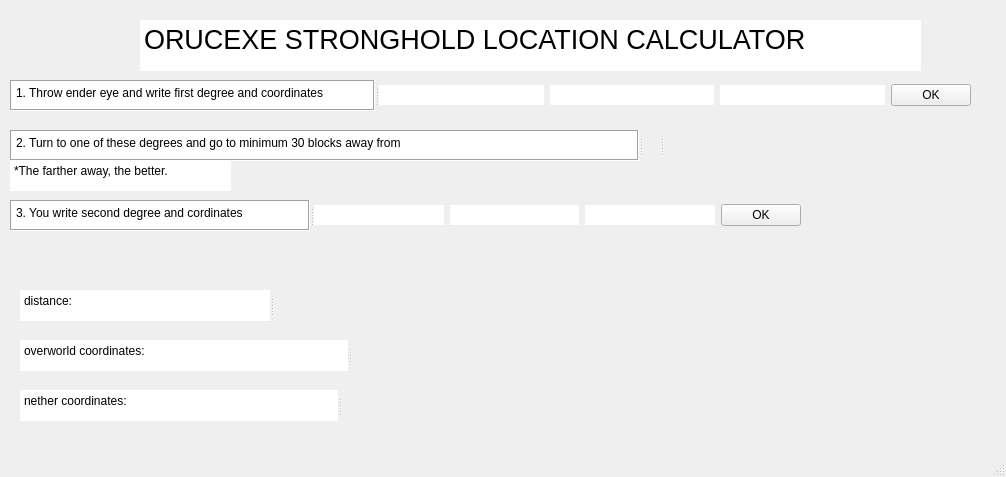
<?xml version="1.0" encoding="UTF-8"?>
<ui version="4.0">
 <class>MainWindow</class>
 <widget class="QMainWindow" name="MainWindow">
  <property name="geometry">
   <rect>
    <x>0</x>
    <y>0</y>
    <width>1006</width>
    <height>477</height>
   </rect>
  </property>
  <property name="windowTitle">
   <string>ORUCEXE SLC</string>
  </property>
  <widget class="QWidget" name="centralwidget">
   <widget class="QTextBrowser" name="textBrowser">
    <property name="geometry">
     <rect>
      <x>140</x>
      <y>20</y>
      <width>781</width>
      <height>51</height>
     </rect>
    </property>
    <property name="frameShape">
     <enum>QFrame::Shape::NoFrame</enum>
    </property>
    <property name="html">
     <string>&lt;!DOCTYPE HTML PUBLIC &quot;-//W3C//DTD HTML 4.0//EN&quot; &quot;http://www.w3.org/TR/REC-html40/strict.dtd&quot;&gt;
&lt;html&gt;&lt;head&gt;&lt;meta name=&quot;qrichtext&quot; content=&quot;1&quot; /&gt;&lt;meta charset=&quot;utf-8&quot; /&gt;&lt;style type=&quot;text/css&quot;&gt;
p, li { white-space: pre-wrap; }
hr { height: 1px; border-width: 0; }
li.unchecked::marker { content: &quot;\2610&quot;; }
li.checked::marker { content: &quot;\2612&quot;; }
&lt;/style&gt;&lt;/head&gt;&lt;body style=&quot; font-family:'Segoe UI'; font-size:9pt; font-weight:400; font-style:normal;&quot;&gt;
&lt;p style=&quot; margin-top:0px; margin-bottom:0px; margin-left:0px; margin-right:0px; -qt-block-indent:0; text-indent:0px;&quot;&gt;&lt;span style=&quot; font-size:20pt;&quot;&gt;ORUCEXE STRONGHOLD LOCATION CALCULATOR&lt;/span&gt;&lt;/p&gt;&lt;/body&gt;&lt;/html&gt;</string>
    </property>
   </widget>
   <widget class="QSplitter" name="splitter_2">
    <property name="geometry">
     <rect>
      <x>10</x>
      <y>130</y>
      <width>671</width>
      <height>31</height>
     </rect>
    </property>
    <property name="orientation">
     <enum>Qt::Orientation::Horizontal</enum>
    </property>
    <widget class="QTextBrowser" name="textBrowser_3">
     <property name="frameShape">
      <enum>QFrame::Shape::Box</enum>
     </property>
     <property name="html">
      <string>&lt;!DOCTYPE HTML PUBLIC &quot;-//W3C//DTD HTML 4.0//EN&quot; &quot;http://www.w3.org/TR/REC-html40/strict.dtd&quot;&gt;
&lt;html&gt;&lt;head&gt;&lt;meta name=&quot;qrichtext&quot; content=&quot;1&quot; /&gt;&lt;meta charset=&quot;utf-8&quot; /&gt;&lt;style type=&quot;text/css&quot;&gt;
p, li { white-space: pre-wrap; }
hr { height: 1px; border-width: 0; }
li.unchecked::marker { content: &quot;\2610&quot;; }
li.checked::marker { content: &quot;\2612&quot;; }
&lt;/style&gt;&lt;/head&gt;&lt;body style=&quot; font-family:'Segoe UI'; font-size:9pt; font-weight:400; font-style:normal;&quot;&gt;
&lt;p style=&quot; margin-top:0px; margin-bottom:0px; margin-left:0px; margin-right:0px; -qt-block-indent:0; text-indent:0px;&quot;&gt;2. Turn to one of these degrees and go to minimum 30 blocks away from&lt;/p&gt;&lt;/body&gt;&lt;/html&gt;</string>
     </property>
    </widget>
    <widget class="QLabel" name="labelRight">
     <property name="sizePolicy">
      <sizepolicy hsizetype="Preferred" vsizetype="Fixed">
       <horstretch>0</horstretch>
       <verstretch>0</verstretch>
      </sizepolicy>
     </property>
     <property name="text">
      <string/>
     </property>
    </widget>
    <widget class="QLabel" name="labelLeft">
     <property name="text">
      <string/>
     </property>
    </widget>
   </widget>
   <widget class="QSplitter" name="splitter_9">
    <property name="geometry">
     <rect>
      <x>10</x>
      <y>200</y>
      <width>791</width>
      <height>31</height>
     </rect>
    </property>
    <property name="orientation">
     <enum>Qt::Orientation::Horizontal</enum>
    </property>
    <widget class="QTextBrowser" name="textBrowser_6">
     <property name="frameShape">
      <enum>QFrame::Shape::Box</enum>
     </property>
     <property name="html">
      <string>&lt;!DOCTYPE HTML PUBLIC &quot;-//W3C//DTD HTML 4.0//EN&quot; &quot;http://www.w3.org/TR/REC-html40/strict.dtd&quot;&gt;
&lt;html&gt;&lt;head&gt;&lt;meta name=&quot;qrichtext&quot; content=&quot;1&quot; /&gt;&lt;meta charset=&quot;utf-8&quot; /&gt;&lt;style type=&quot;text/css&quot;&gt;
p, li { white-space: pre-wrap; }
hr { height: 1px; border-width: 0; }
li.unchecked::marker { content: &quot;\2610&quot;; }
li.checked::marker { content: &quot;\2612&quot;; }
&lt;/style&gt;&lt;/head&gt;&lt;body style=&quot; font-family:'Segoe UI'; font-size:9pt; font-weight:400; font-style:normal;&quot;&gt;
&lt;p style=&quot; margin-top:0px; margin-bottom:0px; margin-left:0px; margin-right:0px; -qt-block-indent:0; text-indent:0px;&quot;&gt;3. You write second degree and cordinates&lt;/p&gt;&lt;/body&gt;&lt;/html&gt;</string>
     </property>
    </widget>
    <widget class="QSplitter" name="splitter_3">
     <property name="orientation">
      <enum>Qt::Orientation::Horizontal</enum>
     </property>
     <widget class="QSplitter" name="splitter_7">
      <property name="orientation">
       <enum>Qt::Orientation::Horizontal</enum>
      </property>
      <widget class="QSplitter" name="splitter_8">
       <property name="orientation">
        <enum>Qt::Orientation::Horizontal</enum>
       </property>
       <widget class="QWidget" name="layoutWidget">
        <layout class="QHBoxLayout" name="horizontalLayout_3">
         <item>
          <widget class="QLineEdit" name="lineEdit2">
           <property name="text">
            <string/>
           </property>
           <property name="frame">
            <bool>false</bool>
           </property>
          </widget>
         </item>
         <item>
          <widget class="QLineEdit" name="lineEditx2">
           <property name="text">
            <string/>
           </property>
           <property name="frame">
            <bool>false</bool>
           </property>
          </widget>
         </item>
         <item>
          <widget class="QLineEdit" name="lineEditz2">
           <property name="text">
            <string/>
           </property>
           <property name="frame">
            <bool>false</bool>
           </property>
          </widget>
         </item>
         <item>
          <widget class="QPushButton" name="pushButton2">
           <property name="text">
            <string>OK</string>
           </property>
          </widget>
         </item>
        </layout>
       </widget>
      </widget>
     </widget>
    </widget>
   </widget>
   <widget class="QSplitter" name="splitter_6">
    <property name="geometry">
     <rect>
      <x>10</x>
      <y>80</y>
      <width>961</width>
      <height>31</height>
     </rect>
    </property>
    <property name="orientation">
     <enum>Qt::Orientation::Horizontal</enum>
    </property>
    <widget class="QTextBrowser" name="textBrowser_2">
     <property name="frameShape">
      <enum>QFrame::Shape::Box</enum>
     </property>
     <property name="html">
      <string>&lt;!DOCTYPE HTML PUBLIC &quot;-//W3C//DTD HTML 4.0//EN&quot; &quot;http://www.w3.org/TR/REC-html40/strict.dtd&quot;&gt;
&lt;html&gt;&lt;head&gt;&lt;meta name=&quot;qrichtext&quot; content=&quot;1&quot; /&gt;&lt;meta charset=&quot;utf-8&quot; /&gt;&lt;style type=&quot;text/css&quot;&gt;
p, li { white-space: pre-wrap; }
hr { height: 1px; border-width: 0; }
li.unchecked::marker { content: &quot;\2610&quot;; }
li.checked::marker { content: &quot;\2612&quot;; }
&lt;/style&gt;&lt;/head&gt;&lt;body style=&quot; font-family:'Segoe UI'; font-size:9pt; font-weight:400; font-style:normal;&quot;&gt;
&lt;p style=&quot; margin-top:0px; margin-bottom:0px; margin-left:0px; margin-right:0px; -qt-block-indent:0; text-indent:0px;&quot;&gt;1. Throw ender eye and write first degree and coordinates&lt;/p&gt;&lt;/body&gt;&lt;/html&gt;</string>
     </property>
    </widget>
    <widget class="QSplitter" name="splitter">
     <property name="orientation">
      <enum>Qt::Orientation::Horizontal</enum>
     </property>
     <widget class="QSplitter" name="splitter_4">
      <property name="orientation">
       <enum>Qt::Orientation::Horizontal</enum>
      </property>
      <widget class="QSplitter" name="splitter_5">
       <property name="orientation">
        <enum>Qt::Orientation::Horizontal</enum>
       </property>
       <widget class="QWidget" name="layoutWidget">
        <layout class="QHBoxLayout" name="horizontalLayout_2">
         <item>
          <widget class="QLineEdit" name="lineEdit1">
           <property name="frame">
            <bool>false</bool>
           </property>
          </widget>
         </item>
         <item>
          <widget class="QLineEdit" name="lineEditx1">
           <property name="text">
            <string/>
           </property>
           <property name="frame">
            <bool>false</bool>
           </property>
          </widget>
         </item>
         <item>
          <widget class="QLineEdit" name="lineEditz1">
           <property name="text">
            <string/>
           </property>
           <property name="frame">
            <bool>false</bool>
           </property>
          </widget>
         </item>
         <item>
          <widget class="QPushButton" name="pushButton1">
           <property name="text">
            <string>OK</string>
           </property>
          </widget>
         </item>
        </layout>
       </widget>
      </widget>
     </widget>
    </widget>
   </widget>
   <widget class="QSplitter" name="splitter_10">
    <property name="geometry">
     <rect>
      <x>20</x>
      <y>290</y>
      <width>261</width>
      <height>31</height>
     </rect>
    </property>
    <property name="orientation">
     <enum>Qt::Orientation::Horizontal</enum>
    </property>
    <widget class="QTextBrowser" name="textBrowser_8">
     <property name="frameShape">
      <enum>QFrame::Shape::NoFrame</enum>
     </property>
     <property name="html">
      <string>&lt;!DOCTYPE HTML PUBLIC &quot;-//W3C//DTD HTML 4.0//EN&quot; &quot;http://www.w3.org/TR/REC-html40/strict.dtd&quot;&gt;
&lt;html&gt;&lt;head&gt;&lt;meta name=&quot;qrichtext&quot; content=&quot;1&quot; /&gt;&lt;meta charset=&quot;utf-8&quot; /&gt;&lt;style type=&quot;text/css&quot;&gt;
p, li { white-space: pre-wrap; }
hr { height: 1px; border-width: 0; }
li.unchecked::marker { content: &quot;\2610&quot;; }
li.checked::marker { content: &quot;\2612&quot;; }
&lt;/style&gt;&lt;/head&gt;&lt;body style=&quot; font-family:'Segoe UI'; font-size:9pt; font-weight:400; font-style:normal;&quot;&gt;
&lt;p style=&quot; margin-top:0px; margin-bottom:0px; margin-left:0px; margin-right:0px; -qt-block-indent:0; text-indent:0px;&quot;&gt;distance:&lt;/p&gt;&lt;/body&gt;&lt;/html&gt;</string>
     </property>
    </widget>
    <widget class="QLabel" name="labelDistance">
     <property name="text">
      <string/>
     </property>
    </widget>
   </widget>
   <widget class="QSplitter" name="splitter_12">
    <property name="geometry">
     <rect>
      <x>20</x>
      <y>390</y>
      <width>331</width>
      <height>31</height>
     </rect>
    </property>
    <property name="orientation">
     <enum>Qt::Orientation::Horizontal</enum>
    </property>
    <widget class="QTextBrowser" name="textBrowser_9">
     <property name="frameShape">
      <enum>QFrame::Shape::NoFrame</enum>
     </property>
     <property name="html">
      <string>&lt;!DOCTYPE HTML PUBLIC &quot;-//W3C//DTD HTML 4.0//EN&quot; &quot;http://www.w3.org/TR/REC-html40/strict.dtd&quot;&gt;
&lt;html&gt;&lt;head&gt;&lt;meta name=&quot;qrichtext&quot; content=&quot;1&quot; /&gt;&lt;meta charset=&quot;utf-8&quot; /&gt;&lt;style type=&quot;text/css&quot;&gt;
p, li { white-space: pre-wrap; }
hr { height: 1px; border-width: 0; }
li.unchecked::marker { content: &quot;\2610&quot;; }
li.checked::marker { content: &quot;\2612&quot;; }
&lt;/style&gt;&lt;/head&gt;&lt;body style=&quot; font-family:'Segoe UI'; font-size:9pt; font-weight:400; font-style:normal;&quot;&gt;
&lt;p style=&quot; margin-top:0px; margin-bottom:0px; margin-left:0px; margin-right:0px; -qt-block-indent:0; text-indent:0px;&quot;&gt;nether coordinates:&lt;/p&gt;&lt;/body&gt;&lt;/html&gt;</string>
     </property>
    </widget>
    <widget class="QLabel" name="labelNether">
     <property name="text">
      <string/>
     </property>
    </widget>
   </widget>
   <widget class="QSplitter" name="splitter_11">
    <property name="geometry">
     <rect>
      <x>20</x>
      <y>340</y>
      <width>341</width>
      <height>31</height>
     </rect>
    </property>
    <property name="orientation">
     <enum>Qt::Orientation::Horizontal</enum>
    </property>
    <widget class="QTextBrowser" name="textBrowser_7">
     <property name="frameShape">
      <enum>QFrame::Shape::NoFrame</enum>
     </property>
     <property name="html">
      <string>&lt;!DOCTYPE HTML PUBLIC &quot;-//W3C//DTD HTML 4.0//EN&quot; &quot;http://www.w3.org/TR/REC-html40/strict.dtd&quot;&gt;
&lt;html&gt;&lt;head&gt;&lt;meta name=&quot;qrichtext&quot; content=&quot;1&quot; /&gt;&lt;meta charset=&quot;utf-8&quot; /&gt;&lt;style type=&quot;text/css&quot;&gt;
p, li { white-space: pre-wrap; }
hr { height: 1px; border-width: 0; }
li.unchecked::marker { content: &quot;\2610&quot;; }
li.checked::marker { content: &quot;\2612&quot;; }
&lt;/style&gt;&lt;/head&gt;&lt;body style=&quot; font-family:'Segoe UI'; font-size:9pt; font-weight:400; font-style:normal;&quot;&gt;
&lt;p style=&quot; margin-top:0px; margin-bottom:0px; margin-left:0px; margin-right:0px; -qt-block-indent:0; text-indent:0px;&quot;&gt;overworld coordinates:&lt;/p&gt;&lt;/body&gt;&lt;/html&gt;</string>
     </property>
    </widget>
    <widget class="QLabel" name="labelOverworld">
     <property name="text">
      <string/>
     </property>
    </widget>
   </widget>
   <widget class="QTextBrowser" name="textBrowser_4">
    <property name="enabled">
     <bool>true</bool>
    </property>
    <property name="geometry">
     <rect>
      <x>10</x>
      <y>160</y>
      <width>221</width>
      <height>31</height>
     </rect>
    </property>
    <property name="frameShape">
     <enum>QFrame::Shape::NoFrame</enum>
    </property>
    <property name="html">
     <string>&lt;!DOCTYPE HTML PUBLIC &quot;-//W3C//DTD HTML 4.0//EN&quot; &quot;http://www.w3.org/TR/REC-html40/strict.dtd&quot;&gt;
&lt;html&gt;&lt;head&gt;&lt;meta name=&quot;qrichtext&quot; content=&quot;1&quot; /&gt;&lt;meta charset=&quot;utf-8&quot; /&gt;&lt;style type=&quot;text/css&quot;&gt;
p, li { white-space: pre-wrap; }
hr { height: 1px; border-width: 0; }
li.unchecked::marker { content: &quot;\2610&quot;; }
li.checked::marker { content: &quot;\2612&quot;; }
&lt;/style&gt;&lt;/head&gt;&lt;body style=&quot; font-family:'Segoe UI'; font-size:9pt; font-weight:400; font-style:normal;&quot;&gt;
&lt;p style=&quot; margin-top:0px; margin-bottom:0px; margin-left:0px; margin-right:0px; -qt-block-indent:0; text-indent:0px;&quot;&gt;*The farther away, the better.&lt;/p&gt;&lt;/body&gt;&lt;/html&gt;</string>
    </property>
   </widget>
  </widget>
  <widget class="QStatusBar" name="statusbar"/>
 </widget>
 <tabstops>
  <tabstop>textBrowser</tabstop>
  <tabstop>textBrowser_2</tabstop>
  <tabstop>pushButton1</tabstop>
  <tabstop>textBrowser_3</tabstop>
 </tabstops>
 <resources/>
 <connections/>
</ui>
